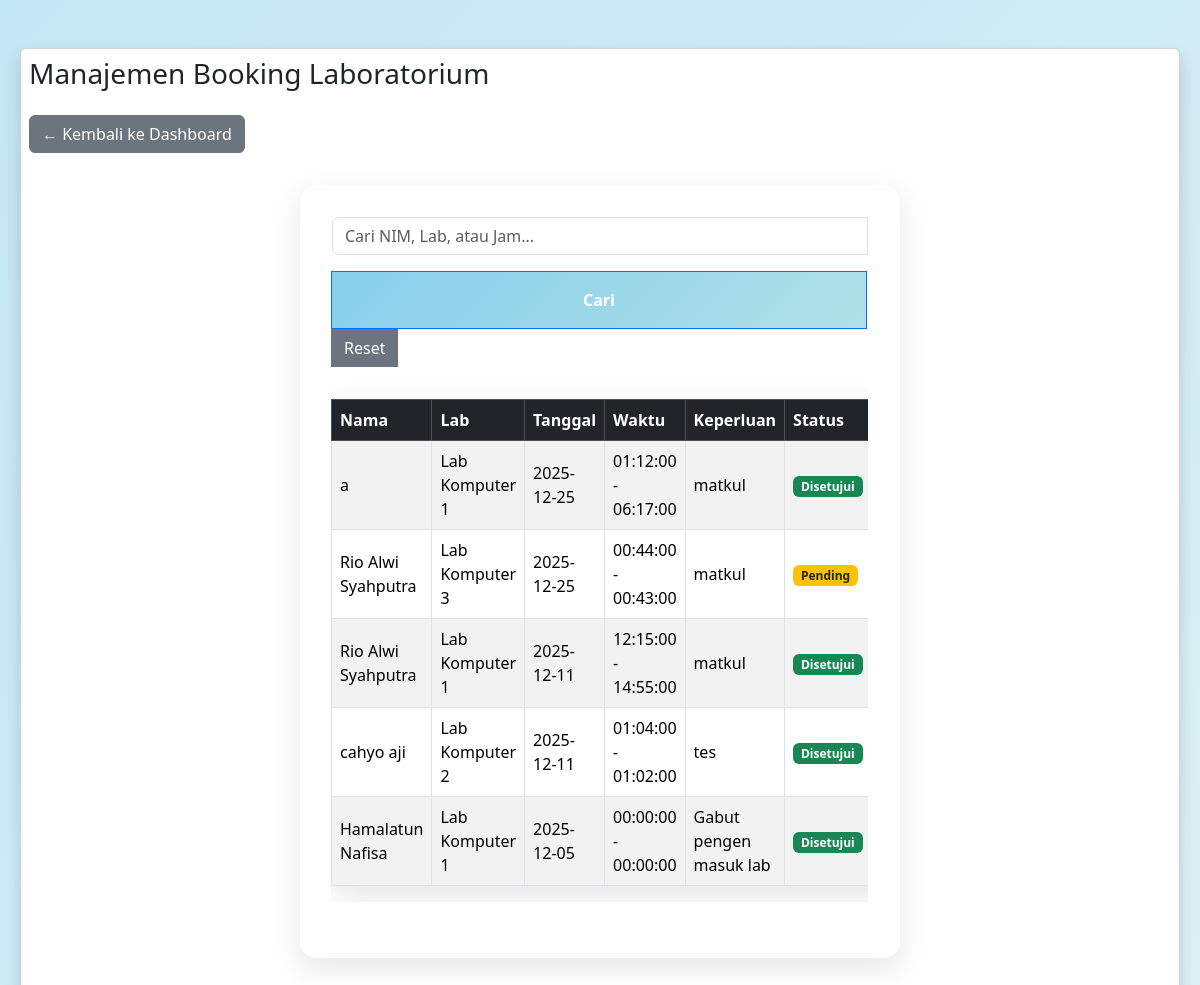
The app's page /admin/manage_booking.php with its own data.
### tables this page shows
CREATE TABLE `booking_lab` (
  `id` int NOT NULL,
  `nama` varchar(100) NOT NULL,
  `kelas` varchar(50) NOT NULL,
  `nim` varchar(30) NOT NULL,
  `nohp` varchar(20) NOT NULL,
  `lab` varchar(50) NOT NULL,
  `tanggal` date NOT NULL,
  `jam_mulai` time NOT NULL,
  `jam_selesai` time NOT NULL,
  `keperluan` varchar(255) NOT NULL,
  `kode_booking` varchar(50) NOT NULL,
  `qr_code` varchar(255) DEFAULT NULL,
  `status` enum('pending','approve','reject') DEFAULT 'pending',
  `created_at` timestamp NULL DEFAULT CURRENT_TIMESTAMP,
  `format` enum('sedang','selesai') NOT NULL
);

### public/admin/manage_booking.php (the view, shortened to what this page needs)
<?php
require_once "../../config/config.php";
$cari = isset($_GET['cari']) ? $_GET['cari'] : '';
if ($cari !=''){
    $data = $conn->query("SELECT * FROM booking_lab WHERE nim LIKE '%$cari%' OR lab LIKE '%$cari%' OR jam_mulai LIKE '%$cari%'  ORDER BY tanggal DESC");
} else {
    $data = $conn->query("SELECT * FROM booking_lab ORDER BY tanggal DESC");
}
?>
<!doctype html>
<html lang="id">
<head>
<link rel="stylesheet" href="https://cdn.jsdelivr.net/npm/bootstrap@5.3.2/dist/css/bootstrap.min.css">
<link rel="stylesheet" href="../assets/css/style.css">
</head>
<body>
<div class="container py-5">
    <div class="card shadow p-2 w-100">
        <h3 class="mb-4">Manajemen Booking Laboratorium</h3>
        <div class="header-left">
            <a href="dashboard.php" class="btn btn-secondary">
                &larr; Kembali ke Dashboard
            </a>
    </div>
        <form method="GET ">
            <div class="input-group ">
                <input
                    type="text"
                    name="cari"
                    class="form-control"
                    placeholder="Cari NIM, Lab, atau Jam..."
                    value="<?= htmlspecialchars($cari) ?>"
                    aria-label="Search"
                >
                <button class="btn btn-primary" type="submit">Cari</button>
                <a href="manage_booking.php" class="btn btn-secondary">Reset</a>
        </form>
        <div class="table-responsive mb-4">
            <table class="table table-bordered table-striped align-middle table-hover">
                <thead class="table-dark">
                    <tr>
                        <th>Nama</th>
                        <th>Lab</th>
                        <th>Tanggal</th>
                        <th>Waktu</th>
                        <th>Keperluan</th>
                        <th>Status</th>
                    </tr>
                </thead>
                <tbody>
                    <?php while($b = $data->fetch_assoc()): ?>
                    <tr>
                        <td><?= htmlspecialchars($b['nama']) ?></td>
                        <td><?= htmlspecialchars($b['lab']) ?></td>
                        <td><?= htmlspecialchars($b['tanggal']) ?></td>
                        <td><?= htmlspecialchars($b['jam_mulai']) ?> - <?= htmlspecialchars($b['jam_selesai']) ?></td>
                        <td><?= htmlspecialchars($b['keperluan']) ?></td>
                        <td>
                            <?php
                                if ($b['status'] == 'pending') echo '<span class="badge bg-warning text-dark">Pending</span>';
                                if ($b['status'] == 'approve') echo '<span class="badge bg-success">Disetujui</span>';
                            ?>
                        </td>
                    </tr>
                    <?php endwhile; ?>
                </tbody>
            </table>
        </div>
    </div>
</div>
</body>
</html>

### public/assets/css/style.css (style rules this page uses)
* { margin: 0; padding: 0; box-sizing: border-box; }
body { font-family: 'Segoe UI', Tahoma, Geneva, Verdana, sans-serif; background: linear-gradient(135deg, #c3e6f4 0%, #dcf1f4 100%); min-height: 100vh; color: #333; }
.container { max-width: 3000px; margin: 0 auto; padding: 0 20px; }
.btn-primary { background: linear-gradient(135deg, #87CEEB 0%, #B0E0E6 100%); color: white; padding: 1rem 2rem; border-radius: 0.5rem; text-decoration: none; font-weight: 600; transition: all 0.3s ease; display: inline-block; }
form { background: white; padding: 2rem; border-radius: 1rem; box-shadow: 0 10px 30px rgba(0, 0, 0, 0.1); max-width: 600px; margin: 2rem auto; }
form input, form select, form textarea { width: 100%; padding: 0.75rem; border: 2px solid #e2e8f0; border-radius: 0.5rem; font-size: 1rem; margin-bottom: 1rem; transition: border-color 0.3s ease; }
form button { background: linear-gradient(135deg, #87CEEB 0%, #B0E0E6 100%); color: #2d3748; padding: 0.75rem 2rem; border: none; border-radius: 0.5rem; font-size: 1rem; font-weight: 600; cursor: pointer; transition: all 0.3s ease; width: 100%; }
table { width: 80%; border-collapse: collapse; background: white; border-radius: 0rem; overflow: hidden; box-shadow: 0 10px 30px rgba(0, 0, 0, 0.1); margin: 2rem 0; }
table th, table td { padding: 1rem; text-align: left; border-bottom: 1px solid #e2e8f0; }
table th { background: #f7fafc; font-weight: 600; color: #2d3748; }
.box, .intro, .calendar-box, .room-info-box, form, table, .login-container, .stat-card, .recent-bookings { animation: fadeIn 0.6s ease-out; }
.input-group { width: 100%; }
.input-group .btn { white-space: nowrap; }
.input-group input.form-control { flex: 1; min-width: 0; }

### records on screen
booking_lab: nama "a", lab "Lab Komputer 1", tanggal "2025-12-25", jam_mulai "01:12:00", jam_selesai "06:17:00", keperluan "matkul", status "Disetujui"
booking_lab: nama "Rio Alwi Syahputra", lab "Lab Komputer 3", tanggal "2025-12-25", jam_mulai "00:44:00", jam_selesai "00:43:00", keperluan "matkul", status "Pending"
booking_lab: nama "Rio Alwi Syahputra", lab "Lab Komputer 1", tanggal "2025-12-11", jam_mulai "12:15:00", jam_selesai "14:55:00", keperluan "matkul", status "Disetujui"
booking_lab: nama "cahyo aji", lab "Lab Komputer 2", tanggal "2025-12-11", jam_mulai "01:04:00", jam_selesai "01:02:00", keperluan "tes", status "Disetujui"
booking_lab: nama "Hamalatun Nafisa", lab "Lab Komputer 1", tanggal "2025-12-05", jam_mulai "00:00:00", jam_selesai "00:00:00", keperluan "Gabut pengen masuk lab", status "Disetujui"
